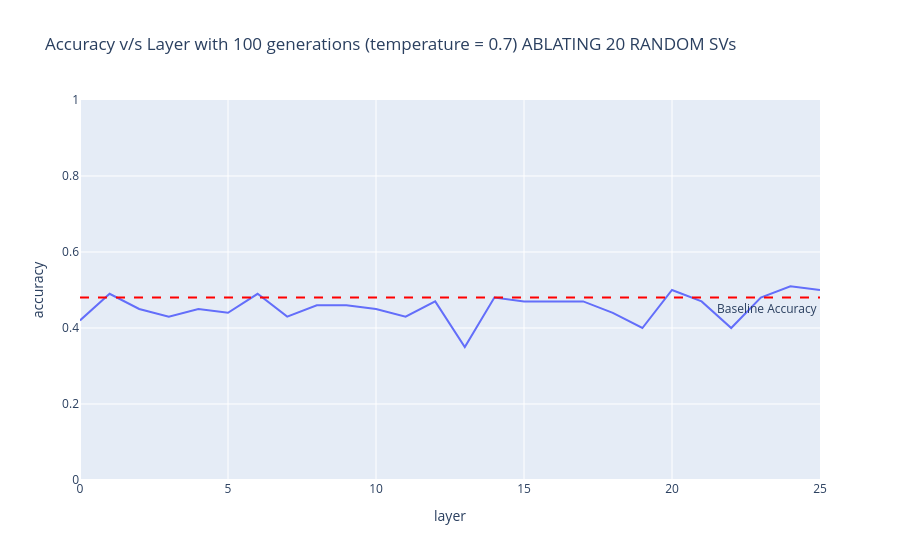

The notebook cell saved with this chart:
### Markdown cell above
--- 

# SVD SUBSPACE ABLATION

### Code cell
df_random_baseline = pd.read_csv('layer_ablation_results._random_baselinecsv.csv')
import plotly.express as px

fig = px.line(df_random_baseline, x="layer", y="accuracy",
              title="Accuracy v/s Layer with 100 generations (temperature = 0.7) ABLATING 20 RANDOM SVs")

fig.add_hline(y=0.48, line_dash="dash", line_color="red",
              annotation_text="Baseline Accuracy", annotation_position="bottom right")

fig.update_yaxes(range=[0, 1])

fig.show()

### Figure 1 — Plotly figure (JSON) as saved in the notebook; plotly's stock layout.template omitted (floating-point values rounded to 4 significant figures)
{"data": [{"hovertemplate": "layer=%{x}<br>accuracy=%{y}<extra></extra>", "legendgroup": "", "line": {"color": "#636efa", "dash": "solid"}, "marker": {"symbol": "circle"}, "mode": "lines", "name": "", "orientation": "v", "showlegend": false, "type": "scatter", "x": [0, 1, 2, 3, 4, 5, 6, 7, 8, 9, 10, 11, 12, 13, 14, 15, 16, 17, 18, 19, 20, 21, 22, 23, 24, 25], "xaxis": "x", "y": [0.42, 0.49, 0.45, 0.43, 0.45, 0.44, 0.49, 0.43, 0.46, 0.46, 0.45, 0.43, 0.47, 0.35, 0.48, 0.47, 0.47, 0.47, 0.44, 0.4, 0.5, 0.47, 0.4, 0.48, 0.51, 0.5], "yaxis": "y"}], "layout": {"annotations": [{"showarrow": false, "text": "Baseline Accuracy", "x": 1, "xanchor": "right", "xref": "x domain", "y": 0.48, "yanchor": "top", "yref": "y"}], "legend": {"tracegroupgap": 0}, "shapes": [{"line": {"color": "red", "dash": "dash"}, "type": "line", "x0": 0, "x1": 1, "xref": "x domain", "y0": 0.48, "y1": 0.48, "yref": "y"}], "title": {"text": "Accuracy v/s Layer with 100 generations (temperature = 0.7) ABLATING 20 RANDOM SVs"}, "xaxis": {"anchor": "y", "domain": [0, 1], "title": {"text": "layer"}}, "yaxis": {"anchor": "x", "domain": [0, 1], "range": [0, 1], "title": {"text": "accuracy"}}}}
